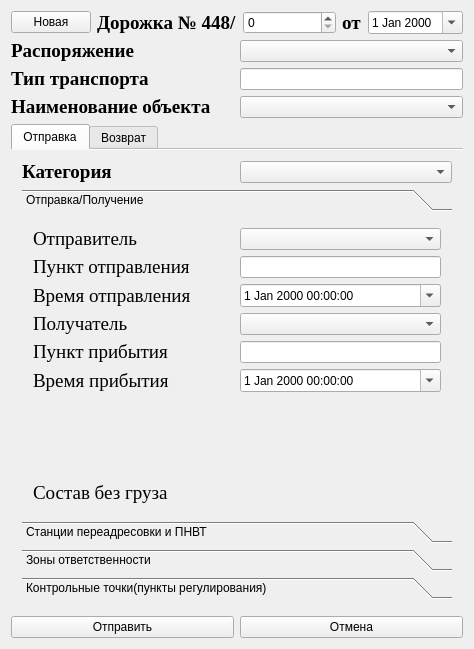
<?xml version="1.0" encoding="UTF-8"?>
<ui version="4.0">
 <class>CreateShuttleTask</class>
 <widget class="QWidget" name="CreateShuttleTask">
  <property name="geometry">
   <rect>
    <x>0</x>
    <y>0</y>
    <width>474</width>
    <height>649</height>
   </rect>
  </property>
  <property name="windowTitle">
   <string>Маршрутное задание</string>
  </property>
  <property name="windowIcon">
   <iconset resource="../transport_control.qrc">
    <normaloff>:/images/new.png</normaloff>:/images/new.png</iconset>
  </property>
  <layout class="QVBoxLayout" name="verticalLayout_8">
   <item>
    <layout class="QVBoxLayout" name="verticalLayout">
     <item>
      <layout class="QHBoxLayout" name="horizontalLayout_6">
       <item>
        <widget class="QPushButton" name="pb_newmz">
         <property name="text">
          <string>Новая</string>
         </property>
        </widget>
       </item>
       <item>
        <widget class="QLabel" name="label_2">
         <property name="font">
          <font>
           <family>Times New Roman</family>
           <pointsize>14</pointsize>
           <weight>75</weight>
           <bold>true</bold>
          </font>
         </property>
         <property name="text">
          <string>Дорожка № 448/</string>
         </property>
        </widget>
       </item>
       <item>
        <widget class="QSpinBox" name="sb_mznumber">
         <property name="sizePolicy">
          <sizepolicy hsizetype="Expanding" vsizetype="Fixed">
           <horstretch>0</horstretch>
           <verstretch>0</verstretch>
          </sizepolicy>
         </property>
         <property name="maximum">
          <number>1000000000</number>
         </property>
        </widget>
       </item>
       <item>
        <widget class="QLabel" name="label_14">
         <property name="font">
          <font>
           <family>Times New Roman</family>
           <pointsize>14</pointsize>
           <weight>75</weight>
           <bold>true</bold>
          </font>
         </property>
         <property name="text">
          <string>от</string>
         </property>
        </widget>
       </item>
       <item>
        <widget class="QDateEdit" name="de_mzdate">
         <property name="calendarPopup">
          <bool>true</bool>
         </property>
        </widget>
       </item>
      </layout>
     </item>
     <item>
      <layout class="QHBoxLayout" name="horizontalLayout_3">
       <item>
        <widget class="QLabel" name="label_15">
         <property name="font">
          <font>
           <family>Times New Roman</family>
           <pointsize>14</pointsize>
           <weight>75</weight>
           <bold>true</bold>
          </font>
         </property>
         <property name="text">
          <string>Распоряжение</string>
         </property>
        </widget>
       </item>
       <item>
        <widget class="QComboBox" name="cb_raspor">
         <property name="sizePolicy">
          <sizepolicy hsizetype="Preferred" vsizetype="Fixed">
           <horstretch>0</horstretch>
           <verstretch>0</verstretch>
          </sizepolicy>
         </property>
         <property name="layoutDirection">
          <enum>Qt::LeftToRight</enum>
         </property>
         <property name="frame">
          <bool>true</bool>
         </property>
        </widget>
       </item>
      </layout>
     </item>
     <item>
      <layout class="QHBoxLayout" name="horizontalLayout">
       <item>
        <widget class="QLabel" name="l_transport_type">
         <property name="font">
          <font>
           <family>Times New Roman</family>
           <pointsize>14</pointsize>
           <weight>75</weight>
           <bold>true</bold>
          </font>
         </property>
         <property name="text">
          <string>Тип транспорта</string>
         </property>
        </widget>
       </item>
       <item>
        <widget class="QLineEdit" name="le_transport_type">
         <property name="enabled">
          <bool>true</bool>
         </property>
         <property name="sizePolicy">
          <sizepolicy hsizetype="Preferred" vsizetype="Fixed">
           <horstretch>0</horstretch>
           <verstretch>0</verstretch>
          </sizepolicy>
         </property>
         <property name="text">
          <string/>
         </property>
         <property name="readOnly">
          <bool>true</bool>
         </property>
        </widget>
       </item>
      </layout>
     </item>
     <item>
      <layout class="QHBoxLayout" name="horizontalLayout_29">
       <item>
        <widget class="QLabel" name="label_16">
         <property name="font">
          <font>
           <family>Times New Roman</family>
           <pointsize>14</pointsize>
           <weight>75</weight>
           <bold>true</bold>
          </font>
         </property>
         <property name="text">
          <string>Наименование объекта</string>
         </property>
        </widget>
       </item>
       <item>
        <widget class="QComboBox" name="cb_object_name"/>
       </item>
      </layout>
     </item>
     <item>
      <widget class="QTabWidget" name="tabWidget">
       <property name="sizePolicy">
        <sizepolicy hsizetype="MinimumExpanding" vsizetype="Expanding">
         <horstretch>8</horstretch>
         <verstretch>0</verstretch>
        </sizepolicy>
       </property>
       <property name="contextMenuPolicy">
        <enum>Qt::DefaultContextMenu</enum>
       </property>
       <property name="layoutDirection">
        <enum>Qt::LeftToRight</enum>
       </property>
       <property name="autoFillBackground">
        <bool>false</bool>
       </property>
       <property name="tabPosition">
        <enum>QTabWidget::North</enum>
       </property>
       <property name="tabShape">
        <enum>QTabWidget::Rounded</enum>
       </property>
       <property name="currentIndex">
        <number>0</number>
       </property>
       <property name="elideMode">
        <enum>Qt::ElideNone</enum>
       </property>
       <property name="usesScrollButtons">
        <bool>true</bool>
       </property>
       <property name="documentMode">
        <bool>true</bool>
       </property>
       <property name="tabsClosable">
        <bool>false</bool>
       </property>
       <property name="movable">
        <bool>false</bool>
       </property>
       <widget class="QWidget" name="send">
        <attribute name="title">
         <string>Отправка</string>
        </attribute>
        <layout class="QVBoxLayout" name="verticalLayout_25">
         <item>
          <layout class="QHBoxLayout" name="horizontalLayout_7">
           <item>
            <widget class="QLabel" name="l_cat_s">
             <property name="font">
              <font>
               <family>Times New Roman</family>
               <pointsize>14</pointsize>
               <weight>75</weight>
               <bold>true</bold>
              </font>
             </property>
             <property name="text">
              <string>Категория</string>
             </property>
            </widget>
           </item>
           <item>
            <widget class="QComboBox" name="cb_cat_type_s"/>
           </item>
          </layout>
         </item>
         <item>
          <widget class="QToolBox" name="toolBox_2">
           <property name="currentIndex">
            <number>0</number>
           </property>
           <widget class="QWidget" name="page_7">
            <property name="geometry">
             <rect>
              <x>0</x>
              <y>0</y>
              <width>436</width>
              <height>279</height>
             </rect>
            </property>
            <attribute name="label">
             <string>Отправка/Получение</string>
            </attribute>
            <layout class="QVBoxLayout" name="verticalLayout_6">
             <item>
              <layout class="QHBoxLayout" name="horizontalLayout_4">
               <item>
                <widget class="QLabel" name="label_4">
                 <property name="font">
                  <font>
                   <family>Times New Roman</family>
                   <pointsize>14</pointsize>
                   <weight>50</weight>
                   <bold>false</bold>
                  </font>
                 </property>
                 <property name="text">
                  <string>Отправитель</string>
                 </property>
                </widget>
               </item>
               <item>
                <widget class="QComboBox" name="cb_sender_s"/>
               </item>
              </layout>
             </item>
             <item>
              <layout class="QHBoxLayout" name="horizontalLayout_8">
               <item>
                <widget class="QLabel" name="label_3">
                 <property name="font">
                  <font>
                   <family>Times New Roman</family>
                   <pointsize>14</pointsize>
                  </font>
                 </property>
                 <property name="text">
                  <string>Пункт отправления</string>
                 </property>
                </widget>
               </item>
               <item>
                <widget class="QLineEdit" name="le_sender_s">
                 <property name="sizePolicy">
                  <sizepolicy hsizetype="Preferred" vsizetype="Fixed">
                   <horstretch>0</horstretch>
                   <verstretch>0</verstretch>
                  </sizepolicy>
                 </property>
                 <property name="readOnly">
                  <bool>false</bool>
                 </property>
                </widget>
               </item>
              </layout>
             </item>
             <item>
              <layout class="QHBoxLayout" name="horizontalLayout_33">
               <item>
                <widget class="QLabel" name="label_17">
                 <property name="font">
                  <font>
                   <family>Times New Roman</family>
                   <pointsize>14</pointsize>
                   <weight>50</weight>
                   <bold>false</bold>
                  </font>
                 </property>
                 <property name="text">
                  <string>Время отправления</string>
                 </property>
                </widget>
               </item>
               <item>
                <widget class="QDateTimeEdit" name="dte_senddate_s">
                 <property name="calendarPopup">
                  <bool>true</bool>
                 </property>
                </widget>
               </item>
              </layout>
             </item>
             <item>
              <layout class="QHBoxLayout" name="horizontalLayout_10">
               <item>
                <widget class="QLabel" name="label">
                 <property name="font">
                  <font>
                   <family>Times New Roman</family>
                   <pointsize>14</pointsize>
                  </font>
                 </property>
                 <property name="text">
                  <string>Получатель</string>
                 </property>
                </widget>
               </item>
               <item>
                <widget class="QComboBox" name="cb_receiver_s"/>
               </item>
              </layout>
             </item>
             <item>
              <layout class="QHBoxLayout" name="horizontalLayout_11">
               <item>
                <widget class="QLabel" name="label_5">
                 <property name="font">
                  <font>
                   <family>Times New Roman</family>
                   <pointsize>14</pointsize>
                  </font>
                 </property>
                 <property name="text">
                  <string>Пункт прибытия</string>
                 </property>
                </widget>
               </item>
               <item>
                <widget class="QLineEdit" name="le_receiver_s">
                 <property name="sizePolicy">
                  <sizepolicy hsizetype="Preferred" vsizetype="Fixed">
                   <horstretch>0</horstretch>
                   <verstretch>0</verstretch>
                  </sizepolicy>
                 </property>
                </widget>
               </item>
              </layout>
             </item>
             <item>
              <layout class="QHBoxLayout" name="horizontalLayout_34">
               <item>
                <widget class="QLabel" name="label_18">
                 <property name="font">
                  <font>
                   <family>Times New Roman</family>
                   <pointsize>14</pointsize>
                   <weight>50</weight>
                   <bold>false</bold>
                  </font>
                 </property>
                 <property name="text">
                  <string>Время прибытия</string>
                 </property>
                </widget>
               </item>
               <item>
                <widget class="QDateTimeEdit" name="dte_receivedate_s">
                 <property name="calendarPopup">
                  <bool>true</bool>
                 </property>
                </widget>
               </item>
              </layout>
             </item>
             <item>
              <spacer name="verticalSpacer_2">
               <property name="orientation">
                <enum>Qt::Vertical</enum>
               </property>
               <property name="sizeHint" stdset="0">
                <size>
                 <width>20</width>
                 <height>40</height>
                </size>
               </property>
              </spacer>
             </item>
             <item>
              <widget class="QLabel" name="l_no_load_s">
               <property name="font">
                <font>
                 <family>Times New Roman</family>
                 <pointsize>14</pointsize>
                </font>
               </property>
               <property name="text">
                <string>Состав без груза</string>
               </property>
              </widget>
             </item>
            </layout>
           </widget>
           <widget class="QWidget" name="page_6">
            <property name="geometry">
             <rect>
              <x>0</x>
              <y>0</y>
              <width>114</width>
              <height>148</height>
             </rect>
            </property>
            <attribute name="label">
             <string>Станции переадресовки и ПНВТ</string>
            </attribute>
            <layout class="QVBoxLayout" name="verticalLayout_7">
             <item>
              <layout class="QVBoxLayout" name="verticalLayout_2">
               <item>
                <widget class="QTableView" name="tv_pa_pnvt_s">
                 <property name="alternatingRowColors">
                  <bool>true</bool>
                 </property>
                 <property name="selectionBehavior">
                  <enum>QAbstractItemView::SelectRows</enum>
                 </property>
                </widget>
               </item>
               <item>
                <layout class="QHBoxLayout" name="horizontalLayout_21">
                 <item>
                  <spacer name="horizontalSpacer_9">
                   <property name="orientation">
                    <enum>Qt::Horizontal</enum>
                   </property>
                   <property name="sizeHint" stdset="0">
                    <size>
                     <width>40</width>
                     <height>20</height>
                    </size>
                   </property>
                  </spacer>
                 </item>
                 <item>
                  <widget class="QPushButton" name="pb_pathcp_s_add">
                   <property name="text">
                    <string>Добавить</string>
                   </property>
                  </widget>
                 </item>
                </layout>
               </item>
              </layout>
             </item>
            </layout>
           </widget>
           <widget class="QWidget" name="page_9">
            <property name="geometry">
             <rect>
              <x>0</x>
              <y>0</y>
              <width>114</width>
              <height>148</height>
             </rect>
            </property>
            <attribute name="label">
             <string>Зоны ответственности</string>
            </attribute>
            <layout class="QVBoxLayout" name="verticalLayout_23">
             <item>
              <layout class="QVBoxLayout" name="verticalLayout_3">
               <item>
                <widget class="QTableView" name="tv_respzone_s"/>
               </item>
               <item>
                <layout class="QHBoxLayout" name="horizontalLayout_24">
                 <item>
                  <spacer name="horizontalSpacer_12">
                   <property name="orientation">
                    <enum>Qt::Horizontal</enum>
                   </property>
                   <property name="sizeHint" stdset="0">
                    <size>
                     <width>40</width>
                     <height>20</height>
                    </size>
                   </property>
                  </spacer>
                 </item>
                 <item>
                  <widget class="QPushButton" name="pb_respzone_s_add">
                   <property name="text">
                    <string>Добавить</string>
                   </property>
                  </widget>
                 </item>
                </layout>
               </item>
              </layout>
             </item>
            </layout>
           </widget>
           <widget class="QWidget" name="page_10">
            <property name="geometry">
             <rect>
              <x>0</x>
              <y>0</y>
              <width>114</width>
              <height>148</height>
             </rect>
            </property>
            <attribute name="label">
             <string>Контрольные точки(пункты регулирования)</string>
            </attribute>
            <layout class="QVBoxLayout" name="verticalLayout_24">
             <item>
              <layout class="QVBoxLayout" name="verticalLayout_4">
               <item>
                <widget class="QTableView" name="tv_checkpoints_s"/>
               </item>
               <item>
                <layout class="QHBoxLayout" name="horizontalLayout_25">
                 <item>
                  <spacer name="horizontalSpacer_13">
                   <property name="orientation">
                    <enum>Qt::Horizontal</enum>
                   </property>
                   <property name="sizeHint" stdset="0">
                    <size>
                     <width>40</width>
                     <height>20</height>
                    </size>
                   </property>
                  </spacer>
                 </item>
                 <item>
                  <widget class="QPushButton" name="pb_checkpoints_s_add">
                   <property name="text">
                    <string>Добавить</string>
                   </property>
                  </widget>
                 </item>
                </layout>
               </item>
              </layout>
             </item>
            </layout>
           </widget>
          </widget>
         </item>
        </layout>
       </widget>
       <widget class="QWidget" name="receive">
        <attribute name="title">
         <string>Возврат</string>
        </attribute>
        <layout class="QVBoxLayout" name="verticalLayout_15">
         <item>
          <layout class="QHBoxLayout" name="horizontalLayout_12">
           <item>
            <widget class="QLabel" name="l_cat_r">
             <property name="font">
              <font>
               <family>Times New Roman</family>
               <pointsize>14</pointsize>
               <weight>75</weight>
               <bold>true</bold>
              </font>
             </property>
             <property name="text">
              <string>Категория</string>
             </property>
            </widget>
           </item>
           <item>
            <widget class="QComboBox" name="cb_cat_type_r"/>
           </item>
          </layout>
         </item>
         <item>
          <widget class="QToolBox" name="toolBox">
           <property name="currentIndex">
            <number>1</number>
           </property>
           <widget class="QWidget" name="page_4">
            <property name="geometry">
             <rect>
              <x>0</x>
              <y>0</y>
              <width>320</width>
              <height>223</height>
             </rect>
            </property>
            <attribute name="label">
             <string>Отправка/Получение</string>
            </attribute>
            <layout class="QVBoxLayout" name="verticalLayout_5">
             <item>
              <layout class="QHBoxLayout" name="horizontalLayout_22">
               <item>
                <widget class="QLabel" name="label_11">
                 <property name="font">
                  <font>
                   <family>Times New Roman</family>
                   <pointsize>14</pointsize>
                  </font>
                 </property>
                 <property name="text">
                  <string>Отправитель</string>
                 </property>
                </widget>
               </item>
               <item>
                <widget class="QLineEdit" name="le_cb_sender_r">
                 <property name="sizePolicy">
                  <sizepolicy hsizetype="Preferred" vsizetype="Fixed">
                   <horstretch>0</horstretch>
                   <verstretch>0</verstretch>
                  </sizepolicy>
                 </property>
                 <property name="readOnly">
                  <bool>true</bool>
                 </property>
                </widget>
               </item>
              </layout>
             </item>
             <item>
              <layout class="QHBoxLayout" name="horizontalLayout_20">
               <item>
                <widget class="QLabel" name="label_6">
                 <property name="font">
                  <font>
                   <family>Times New Roman</family>
                   <pointsize>14</pointsize>
                  </font>
                 </property>
                 <property name="text">
                  <string>Пункт отправления</string>
                 </property>
                </widget>
               </item>
               <item>
                <widget class="QLineEdit" name="le_sender_r">
                 <property name="sizePolicy">
                  <sizepolicy hsizetype="Preferred" vsizetype="Fixed">
                   <horstretch>0</horstretch>
                   <verstretch>0</verstretch>
                  </sizepolicy>
                 </property>
                </widget>
               </item>
              </layout>
             </item>
             <item>
              <layout class="QHBoxLayout" name="horizontalLayout_35">
               <item>
                <widget class="QLabel" name="label_19">
                 <property name="font">
                  <font>
                   <family>Times New Roman</family>
                   <pointsize>14</pointsize>
                   <weight>50</weight>
                   <bold>false</bold>
                  </font>
                 </property>
                 <property name="text">
                  <string>Время отправления</string>
                 </property>
                </widget>
               </item>
               <item>
                <widget class="QDateTimeEdit" name="dte_senddate_r">
                 <property name="calendarPopup">
                  <bool>true</bool>
                 </property>
                </widget>
               </item>
              </layout>
             </item>
             <item>
              <layout class="QHBoxLayout" name="horizontalLayout_28">
               <item>
                <widget class="QLabel" name="label_13">
                 <property name="font">
                  <font>
                   <family>Times New Roman</family>
                   <pointsize>14</pointsize>
                  </font>
                 </property>
                 <property name="text">
                  <string>Получатель</string>
                 </property>
                </widget>
               </item>
               <item>
                <widget class="QLineEdit" name="le_cb_receiver_r">
                 <property name="sizePolicy">
                  <sizepolicy hsizetype="Preferred" vsizetype="Fixed">
                   <horstretch>0</horstretch>
                   <verstretch>0</verstretch>
                  </sizepolicy>
                 </property>
                 <property name="readOnly">
                  <bool>true</bool>
                 </property>
                </widget>
               </item>
              </layout>
             </item>
             <item>
              <layout class="QHBoxLayout" name="horizontalLayout_23">
               <item>
                <widget class="QLabel" name="label_12">
                 <property name="font">
                  <font>
                   <family>Times New Roman</family>
                   <pointsize>14</pointsize>
                  </font>
                 </property>
                 <property name="text">
                  <string>Пункт прибытия</string>
                 </property>
                </widget>
               </item>
               <item>
                <widget class="QLineEdit" name="le_receiver_r">
                 <property name="sizePolicy">
                  <sizepolicy hsizetype="Preferred" vsizetype="Fixed">
                   <horstretch>0</horstretch>
                   <verstretch>0</verstretch>
                  </sizepolicy>
                 </property>
                </widget>
               </item>
              </layout>
             </item>
             <item>
              <layout class="QHBoxLayout" name="horizontalLayout_36">
               <item>
                <widget class="QLabel" name="label_20">
                 <property name="font">
                  <font>
                   <family>Times New Roman</family>
                   <pointsize>14</pointsize>
                   <weight>50</weight>
                   <bold>false</bold>
                  </font>
                 </property>
                 <property name="text">
                  <string>Время прибытия</string>
                 </property>
                </widget>
               </item>
               <item>
                <widget class="QDateTimeEdit" name="dte_receivedate_r">
                 <property name="calendarPopup">
                  <bool>true</bool>
                 </property>
                </widget>
               </item>
              </layout>
             </item>
             <item>
              <spacer name="verticalSpacer">
               <property name="orientation">
                <enum>Qt::Vertical</enum>
               </property>
               <property name="sizeHint" stdset="0">
                <size>
                 <width>20</width>
                 <height>40</height>
                </size>
               </property>
              </spacer>
             </item>
             <item>
              <widget class="QLabel" name="l_no_load_r">
               <property name="font">
                <font>
                 <family>Times New Roman</family>
                 <pointsize>14</pointsize>
                </font>
               </property>
               <property name="text">
                <string>Состав без груза</string>
               </property>
              </widget>
             </item>
            </layout>
           </widget>
           <widget class="QWidget" name="page_3">
            <property name="geometry">
             <rect>
              <x>0</x>
              <y>0</y>
              <width>114</width>
              <height>148</height>
             </rect>
            </property>
            <attribute name="label">
             <string>Станции переадресовки и ПНВТ</string>
            </attribute>
            <layout class="QVBoxLayout" name="verticalLayout_17">
             <item>
              <layout class="QVBoxLayout" name="verticalLayout_12">
               <item>
                <widget class="QTableView" name="tv_pa_pnvt_r"/>
               </item>
               <item>
                <layout class="QHBoxLayout" name="horizontalLayout_27">
                 <item>
                  <spacer name="horizontalSpacer_15">
                   <property name="orientation">
                    <enum>Qt::Horizontal</enum>
                   </property>
                   <property name="sizeHint" stdset="0">
                    <size>
                     <width>40</width>
                     <height>20</height>
                    </size>
                   </property>
                  </spacer>
                 </item>
                 <item>
                  <widget class="QPushButton" name="pb_pathcp_r_add">
                   <property name="text">
                    <string>Добавить</string>
                   </property>
                  </widget>
                 </item>
                </layout>
               </item>
              </layout>
             </item>
            </layout>
           </widget>
           <widget class="QWidget" name="page">
            <property name="geometry">
             <rect>
              <x>0</x>
              <y>0</y>
              <width>114</width>
              <height>148</height>
             </rect>
            </property>
            <attribute name="label">
             <string>Зоны ответственности</string>
            </attribute>
            <layout class="QVBoxLayout" name="verticalLayout_20">
             <item>
              <layout class="QVBoxLayout" name="verticalLayout_9">
               <item>
                <widget class="QTableView" name="tv_respzone_r"/>
               </item>
               <item>
                <layout class="QHBoxLayout" name="horizontalLayout_30">
                 <item>
                  <spacer name="horizontalSpacer_18">
                   <property name="orientation">
                    <enum>Qt::Horizontal</enum>
                   </property>
                   <property name="sizeHint" stdset="0">
                    <size>
                     <width>40</width>
                     <height>20</height>
                    </size>
                   </property>
                  </spacer>
                 </item>
                 <item>
                  <widget class="QPushButton" name="pb_respzone_r_add">
                   <property name="text">
                    <string>Добавить</string>
                   </property>
                  </widget>
                 </item>
                </layout>
               </item>
              </layout>
             </item>
            </layout>
           </widget>
           <widget class="QWidget" name="page_2">
            <property name="geometry">
             <rect>
              <x>0</x>
              <y>0</y>
              <width>114</width>
              <height>148</height>
             </rect>
            </property>
            <attribute name="label">
             <string>Контрольные точки(пункты регулирования)</string>
            </attribute>
            <layout class="QVBoxLayout" name="verticalLayout_21">
             <item>
              <layout class="QVBoxLayout" name="verticalLayout_11">
               <item>
                <widget class="QTableView" name="tv_checkpoints_r"/>
               </item>
               <item>
                <layout class="QHBoxLayout" name="horizontalLayout_31">
                 <item>
                  <spacer name="horizontalSpacer_19">
                   <property name="orientation">
                    <enum>Qt::Horizontal</enum>
                   </property>
                   <property name="sizeHint" stdset="0">
                    <size>
                     <width>40</width>
                     <height>20</height>
                    </size>
                   </property>
                  </spacer>
                 </item>
                 <item>
                  <widget class="QPushButton" name="pb_checkpoints_r_add">
                   <property name="text">
                    <string>Добавить</string>
                   </property>
                  </widget>
                 </item>
                </layout>
               </item>
              </layout>
             </item>
            </layout>
           </widget>
          </widget>
         </item>
        </layout>
       </widget>
      </widget>
     </item>
     <item>
      <layout class="QHBoxLayout" name="horizontalLayout_9">
       <item>
        <widget class="QPushButton" name="pbSave">
         <property name="text">
          <string>Отправить</string>
         </property>
        </widget>
       </item>
       <item>
        <widget class="QPushButton" name="pbCancel">
         <property name="text">
          <string>Отмена</string>
         </property>
        </widget>
       </item>
      </layout>
     </item>
    </layout>
   </item>
  </layout>
 </widget>
 <layoutdefault spacing="6" margin="11"/>
 <resources>
  <include location="../transport_control.qrc"/>
 </resources>
 <connections/>
</ui>
